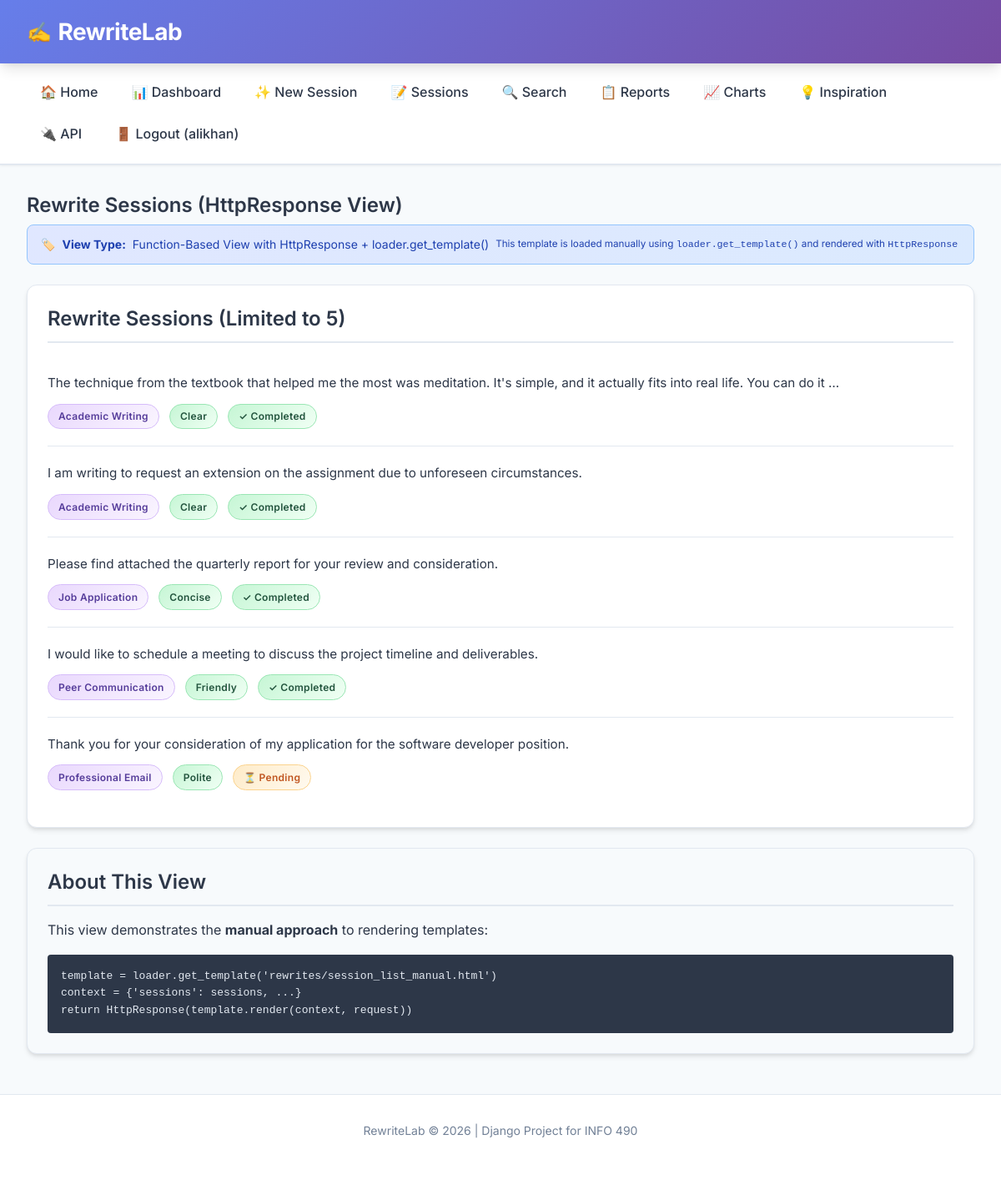
The app's page /manual/ (signed in) with its own data.
### rewrites/models.py (models this page shows, shortened)
class RewriteSession(models.Model):
    original_text = models.TextField(
        validators=[MinLengthValidator(10)],
        help_text="The original text submitted by the user for rewriting"
    )
    user = models.ForeignKey(
        settings.AUTH_USER_MODEL,
        on_delete=models.CASCADE,
        related_name='rewrite_sessions',
        null=True,
        blank=True,
        help_text="The user who created this session (null for legacy/anonymous)"
    )
    context = models.ForeignKey(
        RewriteContext,
        on_delete=models.PROTECT,
        related_name='sessions',
        help_text="The writing context selected for this rewrite"
    )
    tone = models.ForeignKey(
        ToneOption,
        on_delete=models.PROTECT,
        related_name='sessions',
        help_text="The tone selected for this rewrite"
    )
    audience = models.CharField(
        max_length=100,
        blank=True,
        default='',
        help_text="Optional: intended audience (e.g., 'professor', 'manager')"
    )
    purpose = models.CharField(
        max_length=200,
        blank=True,
        default='',
        help_text="Optional: purpose of the text (e.g., 'request extension', 'follow up')"
    )
    session_token = models.CharField(
        max_length=64,
        unique=True,
        help_text="Unique token to identify this session (for URL sharing)"
    )
    is_completed = models.BooleanField(
        default=False,
        help_text="Whether rewrites have been successfully generated"
    )
    created_at = models.DateTimeField(auto_now_add=True)
    updated_at = models.DateTimeField(auto_now=True)
    class Meta:
        ordering = ['-created_at']
        verbose_name = "Rewrite Session"
        verbose_name_plural = "Rewrite Sessions"
        constraints = [
            models.UniqueConstraint(
                fields=['original_text', 'context', 'tone'],
                name='unique_text_context_tone_combination'
            )
        ]

class RewriteContext(models.Model):
    name = models.CharField(
        max_length=100,
        unique=True,
        help_text="Name of the writing context (e.g., 'Professional Email')"
    )
    description = models.TextField(
        help_text="Detailed description of when this context should be used"
    )
    guidelines = models.TextField(
        help_text="Specific guidelines for the LLM when rewriting in this context"
    )
    is_active = models.BooleanField(
        default=True,
        help_text="Whether this context is available for users to select"
    )
    created_at = models.DateTimeField(auto_now_add=True)
    updated_at = models.DateTimeField(auto_now=True)
    class Meta:
        ordering = ['name']
        verbose_name = "Rewrite Context"
        verbose_name_plural = "Rewrite Contexts"

class ToneOption(models.Model):
    name = models.CharField(
        max_length=50,
        unique=True,
        help_text="Name of the tone (e.g., 'Polite', 'Professional')"
    )
    description = models.TextField(
        help_text="Description of what this tone conveys"
    )
    prompt_modifier = models.TextField(
        help_text="Instructions added to the LLM prompt to achieve this tone"
    )
    intensity_level = models.PositiveSmallIntegerField(
        default=5,
        help_text="Intensity level from 1 (subtle) to 10 (strong)"
    )
    is_active = models.BooleanField(
        default=True,
        help_text="Whether this tone is available for users to select"
    )
    created_at = models.DateTimeField(auto_now_add=True)
    updated_at = models.DateTimeField(auto_now=True)
    class Meta:
        ordering = ['name']
        verbose_name = "Tone Option"
        verbose_name_plural = "Tone Options"

### rewrites/views.py (the view)
# urls.py: path('manual/', views.session_manual, name='session_manual'),  # HttpResponse FBV
@login_required(login_url='rewrites:login')
def session_manual(request):
    sessions = RewriteSession.objects.select_related('context', 'tone').all()[:5]
    template = loader.get_template('rewrites/session_list_manual.html')
    context = {
        'sessions': sessions,
        'title': 'Rewrite Sessions (HttpResponse View)',
        'view_type': 'Function-Based View with HttpResponse + loader.get_template()',
    }
    return HttpResponse(template.render(context, request))

### rewrites/templates/rewrites/session_list_manual.html (shortened to what this page needs)
{% extends 'base.html' %}
{% block content %}
<h2>{{ title }}</h2>
<div class="view-type">
    <strong>View Type:</strong> {{ view_type }}
    <br>
    <small>This template is loaded manually using <code>loader.get_template()</code> and rendered with <code>HttpResponse</code></small>
</div>
<div class="card">
    <h2>Rewrite Sessions (Limited to 5)</h2>
    {% for session in sessions %}
    <div class="session-item">
        <div class="text-preview">
            <a href="{% url 'rewrites:session_detail' session.pk %}">
                {{ session.original_text|truncatewords:25 }}
            </a>
        </div>
        <div class="session-meta">
            <span class="badge badge-context">{{ session.context.name }}</span>
            <span class="badge badge-tone">{{ session.tone.name }}</span>
            {% if session.is_completed %}
            <span class="badge badge-completed">✓ Completed</span>
            {% else %}
            <span class="badge badge-pending">⏳ Pending</span>
            {% endif %}
        </div>
    </div>
    {% empty %}
    <div class="empty-state">
        <h3>No Sessions Available</h3>
        <p>The database is empty. Add some sessions via the admin panel.</p>
    </div>
    {% endfor %}
</div>
<div class="card" style="background: #f7fafc; border: 1px solid #e2e8f0;">
    <h2>About This View</h2>
    <p>This view demonstrates the <strong>manual approach</strong> to rendering templates:</p>
    <pre style="background: #2d3748; color: #e2e8f0; padding: 1rem; border-radius: 4px; overflow-x: auto;">
template = loader.get_template('rewrites/session_list_manual.html')
context = {'sessions': sessions, ...}
return HttpResponse(template.render(context, request))</pre>
</div>
{% endblock %}

### templates/base.html (shortened to what this page needs)
{% load static %}
<!DOCTYPE html>
<html lang="en">
<head>
    <link rel="stylesheet" href="{% static 'css/styles.css' %}?v=1.0">
</head>
<body>
    <header>
        <h1><a href="{% url 'rewrites:home' %}"><span class="logo-icon">✍️</span> RewriteLab</a></h1>
    </header>
    <nav>
        <ul>
            <li><a href="{% url 'rewrites:home' %}">🏠 Home</a></li>
            {% if user.is_authenticated %}
            <li><a href="{% url 'rewrites:dashboard' %}">📊 Dashboard</a></li>
            <li><a href="{% url 'rewrites:session_create' %}">✨ New Session</a></li>
            <li><a href="{% url 'rewrites:session_cbv_generic' %}">📝 Sessions</a></li>
            <li><a href="{% url 'rewrites:search' %}">🔍 Search</a></li>
            <li><a href="{% url 'rewrites:reports' %}">📋 Reports</a></li>
            <li><a href="{% url 'rewrites:vegalite_charts' %}">📈 Charts</a></li>
            <li><a href="{% url 'rewrites:external_quotes' %}">💡 Inspiration</a></li>
            <li><a href="{% url 'rewrites:api_summary' %}">🔌 API</a></li>
            <li><a href="{% url 'rewrites:logout' %}">🚪 Logout ({{ user.username }})</a></li>
            {% else %}
            <li><a href="{% url 'rewrites:login' %}">🔐 Login</a></li>
            <li><a href="{% url 'rewrites:register' %}">📝 Sign Up</a></li>
            {% endif %}
        </ul>
    </nav>
    <main>
        {% block content %}{% endblock %}
    </main>
    <footer>
        <p>RewriteLab &copy; 2026 | Django Project for INFO 490</p>
    </footer>
</body>
</html>

### static/css/styles.css (style rules this page uses)
:root { --primary-color: #667eea; --primary-dark: #5a67d8; --secondary-color: #764ba2; --success-color: #48bb78; --warning-color: #ed8936; --danger-color: #f56565; --text-color: #2d3748; --text-muted: #718096; --bg-color: #f7fafc; --card-bg: #ffffff; --border-color: #e2e8f0; --shadow: 0 4px 6px -1px rgba(0, 0, 0, 0.1), 0 2px 4px -1px rgba(0, 0, 0, 0.06); --shadow-lg: 0 10px 15px -3px rgba(0, 0, 0, 0.1), 0 4px 6px -2px rgba(0, 0, 0, 0.05); }
* { margin: 0; padding: 0; box-sizing: border-box; }
body { font-family: 'Inter', -apple-system, BlinkMacSystemFont, 'Segoe UI', Roboto, Oxygen, Ubuntu, sans-serif; line-height: 1.6; color: var(--text-color); background-color: var(--bg-color); min-height: 100vh; }
h1, h2, h3, h4, h5, h6 { font-weight: 600; line-height: 1.3; margin-bottom: 0.5rem; }
h1 { font-size: 2rem; }
h2 { font-size: 1.5rem; }
p { margin-bottom: 1rem; }
header { background: linear-gradient(135deg, var(--primary-color) 0%, var(--secondary-color) 100%); color: white; padding: 1.25rem 2rem; box-shadow: var(--shadow-lg); position: sticky; top: 0; z-index: 100; }
header h1 { font-size: 1.75rem; font-weight: 700; letter-spacing: -0.5px; margin: 0; }
header h1 a { color: white; text-decoration: none; display: flex; align-items: center; gap: 0.5rem; }
.logo-icon { font-size: 1.5rem; }
nav { background: var(--card-bg); padding: 0.875rem 2rem; border-bottom: 2px solid var(--border-color); box-shadow: 0 1px 3px rgba(0, 0, 0, 0.05); }
nav ul { list-style: none; display: flex; gap: 0.5rem; flex-wrap: wrap; align-items: center; }
nav li { position: relative; }
nav a { color: var(--text-color); text-decoration: none; font-weight: 500; padding: 0.5rem 1rem; border-radius: 6px; transition: all 0.2s ease; display: inline-block; }
main { max-width: 1200px; margin: 2rem auto; padding: 0 2rem; }
.card { background: var(--card-bg); border-radius: 12px; box-shadow: var(--shadow); padding: 1.5rem; margin-bottom: 1.5rem; border: 1px solid var(--border-color); transition: box-shadow 0.2s ease; }
.card h2, .card h3 { color: var(--text-color); margin-bottom: 1rem; padding-bottom: 0.75rem; border-bottom: 2px solid var(--border-color); }
.view-type { background: linear-gradient(135deg, #e0e7ff 0%, #dbeafe 100%); border: 1px solid #93c5fd; border-radius: 8px; padding: 0.75rem 1rem; margin-bottom: 1.5rem; font-size: 0.875rem; color: #1e40af; display: flex; align-items: center; gap: 0.5rem; }
.view-type::before { content: "🏷️"; }
.session-item { border-bottom: 1px solid var(--border-color); padding: 1.25rem 0; transition: background-color 0.2s ease; }
.session-item:last-child { border-bottom: none; }
.session-meta { display: flex; gap: 0.75rem; margin-top: 0.75rem; font-size: 0.875rem; flex-wrap: wrap; align-items: center; }
.text-preview { color: var(--text-color); font-size: 0.95rem; line-height: 1.6; }
.text-preview a { color: var(--text-color); text-decoration: none; }
.badge { display: inline-flex; align-items: center; padding: 0.3rem 0.75rem; border-radius: 9999px; font-size: 0.75rem; font-weight: 600; letter-spacing: 0.3px; }
.badge-context { background: linear-gradient(135deg, #e9d8fd 0%, #faf5ff 100%); color: #553c9a; border: 1px solid #d6bcfa; }
.badge-tone { background: linear-gradient(135deg, #c6f6d5 0%, #f0fff4 100%); color: #22543d; border: 1px solid #9ae6b4; }
.badge-completed { background: linear-gradient(135deg, #c6f6d5 0%, #f0fff4 100%); color: #22543d; border: 1px solid #9ae6b4; }
.badge-pending { background: linear-gradient(135deg, #feebc8 0%, #fffaf0 100%); color: #c05621; border: 1px solid #fbd38d; }
a { color: var(--primary-color); transition: color 0.2s ease; }
footer { text-align: center; padding: 2rem; color: var(--text-muted); font-size: 0.875rem; border-top: 1px solid var(--border-color); margin-top: 3rem; background: var(--card-bg); }
.card { animation: fadeIn 0.3s ease-out; }

### records on screen
RewriteSession: original_text "The technique from the textbook that helped me the most was meditation. It's simple, and it actually fits into real life. You can do it …", context.name "Academic Writing", tone.name "Clear", is_completed "✓ Completed"
RewriteSession: original_text "I am writing to request an extension on the assignment due to unforeseen circumstances.", context.name "Academic Writing", tone.name "Clear", is_completed "✓ Completed"
RewriteSession: original_text "Please find attached the quarterly report for your review and consideration.", context.name "Job Application", tone.name "Concise", is_completed "✓ Completed"
RewriteSession: original_text "I would like to schedule a meeting to discuss the project timeline and deliverables.", context.name "Peer Communication", tone.name "Friendly", is_completed "✓ Completed"
RewriteSession: original_text "Thank you for your consideration of my application for the software developer position.", context.name "Professional Email", tone.name "Polite", is_completed "⏳ Pending"

### other values on screen
{{ user.username }} "alikhan"
{{ title }} "Rewrite Sessions (HttpResponse View)"
{{ view_type }} "Function-Based View with HttpResponse + loader.get_template()"
